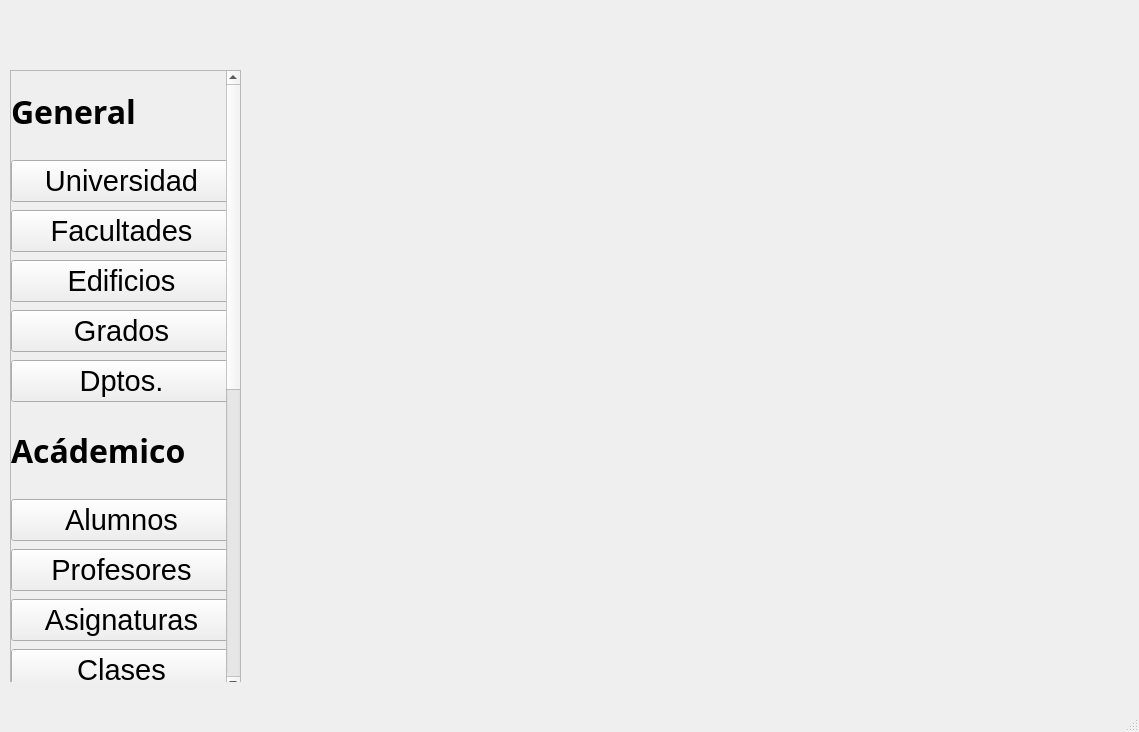
<?xml version="1.0" encoding="UTF-8"?>
<ui version="4.0">
 <class>HomeWindow</class>
 <widget class="QMainWindow" name="HomeWindow">
  <property name="geometry">
   <rect>
    <x>0</x>
    <y>0</y>
    <width>1139</width>
    <height>732</height>
   </rect>
  </property>
  <property name="font">
   <font>
    <family>Dubai</family>
    <pointsize>24</pointsize>
    <bold>true</bold>
   </font>
  </property>
  <property name="windowTitle">
   <string>MainWindow</string>
  </property>
  <widget class="QWidget" name="centralwidget">
   <widget class="QStackedWidget" name="stackedWidget">
    <property name="geometry">
     <rect>
      <x>250</x>
      <y>70</y>
      <width>881</width>
      <height>621</height>
     </rect>
    </property>
    <property name="currentIndex">
     <number>1</number>
    </property>
    <widget class="QWidget" name="page"/>
    <widget class="QWidget" name="page_2"/>
   </widget>
   <widget class="QScrollArea" name="scrollArea">
    <property name="geometry">
     <rect>
      <x>10</x>
      <y>70</y>
      <width>231</width>
      <height>621</height>
     </rect>
    </property>
    <property name="verticalScrollBarPolicy">
     <enum>Qt::ScrollBarPolicy::ScrollBarAlwaysOn</enum>
    </property>
    <property name="horizontalScrollBarPolicy">
     <enum>Qt::ScrollBarPolicy::ScrollBarAlwaysOff</enum>
    </property>
    <widget class="QWidget" name="menuWidget">
     <property name="geometry">
      <rect>
       <x>0</x>
       <y>-326</y>
       <width>217</width>
       <height>1200</height>
      </rect>
     </property>
     <property name="sizePolicy">
      <sizepolicy hsizetype="Preferred" vsizetype="Preferred">
       <horstretch>0</horstretch>
       <verstretch>2</verstretch>
      </sizepolicy>
     </property>
     <property name="minimumSize">
      <size>
       <width>0</width>
       <height>700</height>
      </size>
     </property>
     <widget class="QWidget" name="verticalLayoutWidget">
      <property name="geometry">
       <rect>
        <x>0</x>
        <y>0</y>
        <width>221</width>
        <height>1015</height>
       </rect>
      </property>
      <layout class="QVBoxLayout" name="verticalLayout">
       <property name="spacing">
        <number>8</number>
       </property>
       <item>
        <widget class="QLabel" name="lblSectionGeneral">
         <property name="text">
          <string>General</string>
         </property>
        </widget>
       </item>
       <item>
        <widget class="QPushButton" name="btnUniversidad">
         <property name="font">
          <font>
           <family>Segoe UI</family>
           <pointsize>22</pointsize>
           <bold>false</bold>
          </font>
         </property>
         <property name="layoutDirection">
          <enum>Qt::LayoutDirection::LeftToRight</enum>
         </property>
         <property name="text">
          <string>Universidad</string>
         </property>
        </widget>
       </item>
       <item>
        <widget class="QPushButton" name="btnFacultad">
         <property name="font">
          <font>
           <family>Segoe UI</family>
           <pointsize>22</pointsize>
           <bold>false</bold>
          </font>
         </property>
         <property name="text">
          <string>Facultades</string>
         </property>
        </widget>
       </item>
       <item>
        <widget class="QPushButton" name="btnEdificio">
         <property name="font">
          <font>
           <family>Segoe UI</family>
           <pointsize>22</pointsize>
           <bold>false</bold>
          </font>
         </property>
         <property name="text">
          <string>Edificios</string>
         </property>
        </widget>
       </item>
       <item>
        <widget class="QPushButton" name="btnGrado">
         <property name="font">
          <font>
           <family>Segoe UI</family>
           <pointsize>22</pointsize>
           <bold>false</bold>
          </font>
         </property>
         <property name="text">
          <string>Grados</string>
         </property>
        </widget>
       </item>
       <item>
        <widget class="QPushButton" name="btnDepartamento">
         <property name="font">
          <font>
           <family>Segoe UI</family>
           <pointsize>22</pointsize>
           <bold>false</bold>
          </font>
         </property>
         <property name="text">
          <string>Dptos.</string>
         </property>
        </widget>
       </item>
       <item>
        <widget class="QLabel" name="lblSectionAcademico">
         <property name="text">
          <string>Acádemico</string>
         </property>
        </widget>
       </item>
       <item>
        <widget class="QPushButton" name="btnAlumno">
         <property name="font">
          <font>
           <family>Segoe UI</family>
           <pointsize>22</pointsize>
           <bold>false</bold>
          </font>
         </property>
         <property name="text">
          <string>Alumnos</string>
         </property>
        </widget>
       </item>
       <item>
        <widget class="QPushButton" name="btnProfesor">
         <property name="font">
          <font>
           <family>Segoe UI</family>
           <pointsize>22</pointsize>
           <bold>false</bold>
          </font>
         </property>
         <property name="text">
          <string>Profesores</string>
         </property>
        </widget>
       </item>
       <item>
        <widget class="QPushButton" name="btnAsignatura">
         <property name="font">
          <font>
           <family>Segoe UI</family>
           <pointsize>22</pointsize>
           <bold>false</bold>
          </font>
         </property>
         <property name="text">
          <string>Asignaturas</string>
         </property>
        </widget>
       </item>
       <item>
        <widget class="QPushButton" name="btnClase">
         <property name="font">
          <font>
           <family>Segoe UI</family>
           <pointsize>22</pointsize>
           <bold>false</bold>
          </font>
         </property>
         <property name="text">
          <string>Clases</string>
         </property>
        </widget>
       </item>
       <item>
        <widget class="QPushButton" name="btnDebate">
         <property name="font">
          <font>
           <family>Segoe UI</family>
           <pointsize>22</pointsize>
           <bold>false</bold>
          </font>
         </property>
         <property name="text">
          <string>Debates</string>
         </property>
        </widget>
       </item>
       <item>
        <widget class="QPushButton" name="btnPremio">
         <property name="font">
          <font>
           <family>Segoe UI</family>
           <pointsize>22</pointsize>
           <bold>false</bold>
          </font>
         </property>
         <property name="layoutDirection">
          <enum>Qt::LayoutDirection::LeftToRight</enum>
         </property>
         <property name="text">
          <string>Premios</string>
         </property>
        </widget>
       </item>
       <item>
        <widget class="QLabel" name="lblSectionInvestigacion">
         <property name="text">
          <string>Investigación</string>
         </property>
        </widget>
       </item>
       <item>
        <widget class="QPushButton" name="btnInvestigacion">
         <property name="font">
          <font>
           <family>Segoe UI</family>
           <pointsize>22</pointsize>
           <bold>false</bold>
          </font>
         </property>
         <property name="text">
          <string>Gr. Inv.</string>
         </property>
        </widget>
       </item>
       <item>
        <widget class="QPushButton" name="btnProyecto">
         <property name="font">
          <font>
           <family>Segoe UI</family>
           <pointsize>22</pointsize>
           <bold>false</bold>
          </font>
         </property>
         <property name="text">
          <string>Proyectos</string>
         </property>
        </widget>
       </item>
       <item>
        <widget class="QPushButton" name="btnSubvencion">
         <property name="font">
          <font>
           <family>Dubai</family>
           <pointsize>22</pointsize>
           <bold>false</bold>
          </font>
         </property>
         <property name="text">
          <string>Subvenciones</string>
         </property>
        </widget>
       </item>
       <item>
        <widget class="QPushButton" name="btnPublicacion">
         <property name="font">
          <font>
           <family>Segoe UI</family>
           <pointsize>22</pointsize>
           <bold>false</bold>
          </font>
         </property>
         <property name="text">
          <string>Publicaciones</string>
         </property>
        </widget>
       </item>
      </layout>
     </widget>
    </widget>
   </widget>
  </widget>
  <widget class="QMenuBar" name="menubar">
   <property name="geometry">
    <rect>
     <x>0</x>
     <y>0</y>
     <width>1139</width>
     <height>33</height>
    </rect>
   </property>
  </widget>
  <widget class="QStatusBar" name="statusbar"/>
 </widget>
 <resources/>
 <connections/>
</ui>
